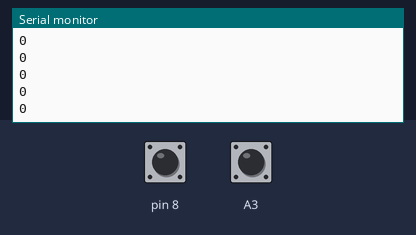
A sketch run on a simulated Arduino Uno, built with avr-gcc and run on an emulated ATmega328P. On the bench: the last lines printed to the serial monitor. The inputs (shaded band) are chosen by the test bench; at power-on: pin 8 HIGH, A3 HIGH.

Above: at 1.2 s.
1.3 s: pin 8 pulled LOW for 0.15 s
At 2.3 s:
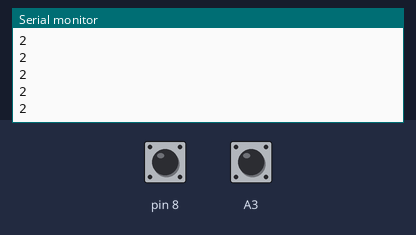
2.9 s: pin 8 pulled LOW for 1 s
At 3.6 s:
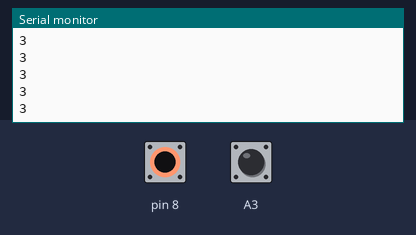
Timing chart, 0 to 5.9 s (numbered marks = the images above; inputs shaded):
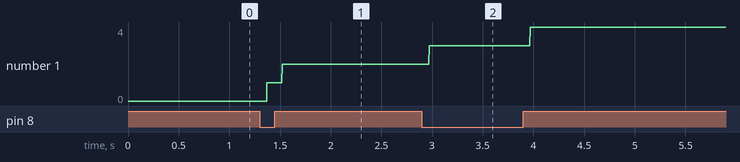

The sketch:

PCINT_interrupt.ino
```cpp
#include <avr/interrupt.h>
volatile int value = 0;
void setup()
{
  cli();//disable interrupts
  pinMode(8,INPUT_PULLUP);
  pinMode(A3,INPUT_PULLUP);
  PCICR = 0b00000011; //Enables Ports B and C
  PCIFR = 0b00000000; //Clear All interrupt flags
  PCMSK0 = 0b00000001; //PCINT0
  PCMSK1 = 0b00001000; //PCINT11
  sei(); //enable interrupts
  Serial.begin(9600);
}

void loop()
{
  Serial.println(value);
}

ISR(PCINT0_vect)
{
value++;
}

ISR(PCINT1_vect)
{
value--;
}
```

Measured:
- after the input at 1.3 s, the serial monitor: prints a new line after 0.07 s (image 1)
- after the input at 2.9 s, the serial monitor: prints a new line after 0.07 s (image 2)
- plotted number 1: 0 → 2 after the input at 1.3 s, 2 → 4 after the input at 2.9 s
